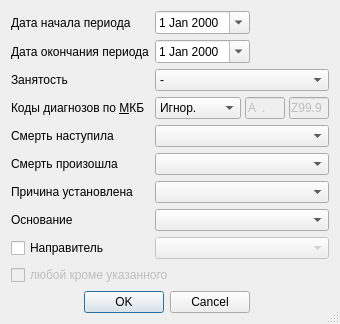
<?xml version="1.0" encoding="UTF-8"?>
<ui version="4.0">
 <class>DeathReportSetupDialog</class>
 <widget class="QDialog" name="DeathReportSetupDialog">
  <property name="windowModality">
   <enum>Qt::ApplicationModal</enum>
  </property>
  <property name="geometry">
   <rect>
    <x>0</x>
    <y>0</y>
    <width>320</width>
    <height>314</height>
   </rect>
  </property>
  <property name="windowTitle">
   <string>параметры отчёта</string>
  </property>
  <property name="sizeGripEnabled">
   <bool>true</bool>
  </property>
  <layout class="QGridLayout" name="gridLayout">
   <item row="0" column="0">
    <widget class="QLabel" name="lblBegDate">
     <property name="text">
      <string>Дата начала периода</string>
     </property>
     <property name="buddy">
      <cstring>edtBegDate</cstring>
     </property>
    </widget>
   </item>
   <item row="0" column="1">
    <widget class="CDateEdit" name="edtBegDate">
     <property name="calendarPopup">
      <bool>true</bool>
     </property>
    </widget>
   </item>
   <item row="0" column="2">
    <spacer>
     <property name="orientation">
      <enum>Qt::Horizontal</enum>
     </property>
     <property name="sizeHint" stdset="0">
      <size>
       <width>91</width>
       <height>20</height>
      </size>
     </property>
    </spacer>
   </item>
   <item row="1" column="0">
    <widget class="QLabel" name="lblEndDate">
     <property name="text">
      <string>Дата окончания периода</string>
     </property>
     <property name="buddy">
      <cstring>edtEndDate</cstring>
     </property>
    </widget>
   </item>
   <item row="1" column="1">
    <widget class="CDateEdit" name="edtEndDate">
     <property name="calendarPopup">
      <bool>true</bool>
     </property>
    </widget>
   </item>
   <item row="1" column="2">
    <spacer>
     <property name="orientation">
      <enum>Qt::Horizontal</enum>
     </property>
     <property name="sizeHint" stdset="0">
      <size>
       <width>91</width>
       <height>20</height>
      </size>
     </property>
    </spacer>
   </item>
   <item row="2" column="0">
    <widget class="QLabel" name="lblBusyness">
     <property name="text">
      <string>Занятость</string>
     </property>
     <property name="buddy">
      <cstring>cmbBusyness</cstring>
     </property>
    </widget>
   </item>
   <item row="3" column="0">
    <widget class="QLabel" name="lblMKB">
     <property name="text">
      <string>Коды диагнозов по &amp;МКБ</string>
     </property>
     <property name="buddy">
      <cstring>cmbMKBFilter</cstring>
     </property>
    </widget>
   </item>
   <item row="3" column="1" colspan="2">
    <widget class="QFrame" name="frmMKB">
     <property name="frameShape">
      <enum>QFrame::NoFrame</enum>
     </property>
     <property name="frameShadow">
      <enum>QFrame::Raised</enum>
     </property>
     <layout class="QGridLayout" name="_2">
      <property name="leftMargin">
       <number>0</number>
      </property>
      <property name="topMargin">
       <number>0</number>
      </property>
      <property name="rightMargin">
       <number>0</number>
      </property>
      <property name="bottomMargin">
       <number>0</number>
      </property>
      <property name="horizontalSpacing">
       <number>4</number>
      </property>
      <property name="verticalSpacing">
       <number>0</number>
      </property>
      <item row="0" column="0">
       <widget class="QComboBox" name="cmbMKBFilter">
        <item>
         <property name="text">
          <string>Игнор.</string>
         </property>
        </item>
        <item>
         <property name="text">
          <string>Интервал</string>
         </property>
        </item>
       </widget>
      </item>
      <item row="0" column="1">
       <widget class="CICDCodeEdit" name="edtMKBFrom">
        <property name="enabled">
         <bool>false</bool>
        </property>
        <property name="sizePolicy">
         <sizepolicy hsizetype="Fixed" vsizetype="Fixed">
          <horstretch>0</horstretch>
          <verstretch>0</verstretch>
         </sizepolicy>
        </property>
        <property name="maximumSize">
         <size>
          <width>40</width>
          <height>16777215</height>
         </size>
        </property>
        <property name="inputMask">
         <string>a00.00</string>
        </property>
        <property name="text">
         <string>A.</string>
        </property>
        <property name="maxLength">
         <number>6</number>
        </property>
       </widget>
      </item>
      <item row="0" column="2">
       <widget class="CICDCodeEdit" name="edtMKBTo">
        <property name="enabled">
         <bool>false</bool>
        </property>
        <property name="sizePolicy">
         <sizepolicy hsizetype="Fixed" vsizetype="Fixed">
          <horstretch>0</horstretch>
          <verstretch>0</verstretch>
         </sizepolicy>
        </property>
        <property name="maximumSize">
         <size>
          <width>40</width>
          <height>16777215</height>
         </size>
        </property>
        <property name="inputMask">
         <string>a00.00</string>
        </property>
        <property name="text">
         <string>Z99.9</string>
        </property>
        <property name="maxLength">
         <number>6</number>
        </property>
       </widget>
      </item>
      <item row="0" column="3">
       <spacer>
        <property name="orientation">
         <enum>Qt::Horizontal</enum>
        </property>
        <property name="sizeHint" stdset="0">
         <size>
          <width>40</width>
          <height>20</height>
         </size>
        </property>
       </spacer>
      </item>
     </layout>
    </widget>
   </item>
   <item row="4" column="0">
    <widget class="QLabel" name="lblPlace">
     <property name="text">
      <string>Смерть наступила </string>
     </property>
     <property name="buddy">
      <cstring>cmbPlace</cstring>
     </property>
    </widget>
   </item>
   <item row="5" column="0">
    <widget class="QLabel" name="lblCause">
     <property name="text">
      <string>Смерть произошла</string>
     </property>
     <property name="buddy">
      <cstring>cmbCause</cstring>
     </property>
    </widget>
   </item>
   <item row="6" column="0">
    <widget class="QLabel" name="lblFoundBy">
     <property name="text">
      <string>Причина установлена</string>
     </property>
     <property name="buddy">
      <cstring>cmbFoundBy</cstring>
     </property>
    </widget>
   </item>
   <item row="7" column="0">
    <widget class="QLabel" name="lblFoundation">
     <property name="text">
      <string>Основание</string>
     </property>
     <property name="buddy">
      <cstring>cmbFoundation</cstring>
     </property>
    </widget>
   </item>
   <item row="8" column="0">
    <widget class="QCheckBox" name="chkRelegateOrg">
     <property name="text">
      <string>Направитель</string>
     </property>
    </widget>
   </item>
   <item row="8" column="1" colspan="2">
    <widget class="COrgComboBoxEx" name="cmbRelegateOrg">
     <property name="enabled">
      <bool>false</bool>
     </property>
    </widget>
   </item>
   <item row="9" column="0" colspan="3">
    <widget class="QCheckBox" name="chkExcludeSelected">
     <property name="enabled">
      <bool>false</bool>
     </property>
     <property name="text">
      <string>любой кроме указанного</string>
     </property>
    </widget>
   </item>
   <item row="10" column="0" colspan="2">
    <spacer>
     <property name="orientation">
      <enum>Qt::Vertical</enum>
     </property>
     <property name="sizeHint" stdset="0">
      <size>
       <width>129</width>
       <height>21</height>
      </size>
     </property>
    </spacer>
   </item>
   <item row="11" column="0" colspan="2">
    <widget class="QDialogButtonBox" name="buttonBox">
     <property name="orientation">
      <enum>Qt::Horizontal</enum>
     </property>
     <property name="standardButtons">
      <set>QDialogButtonBox::Cancel|QDialogButtonBox::Ok</set>
     </property>
    </widget>
   </item>
   <item row="2" column="1" colspan="2">
    <widget class="QComboBox" name="cmbBusyness">
     <item>
      <property name="text">
       <string>-</string>
      </property>
     </item>
     <item>
      <property name="text">
       <string>указана</string>
      </property>
     </item>
     <item>
      <property name="text">
       <string>не указана</string>
      </property>
     </item>
    </widget>
   </item>
   <item row="4" column="1" colspan="2">
    <widget class="CRBComboBox" name="cmbPlace"/>
   </item>
   <item row="5" column="1" colspan="2">
    <widget class="CRBComboBox" name="cmbCause"/>
   </item>
   <item row="6" column="1" colspan="2">
    <widget class="CRBComboBox" name="cmbFoundBy"/>
   </item>
   <item row="7" column="1" colspan="2">
    <widget class="CRBComboBox" name="cmbFoundation"/>
   </item>
  </layout>
 </widget>
 <customwidgets>
  <customwidget>
   <class>CRBComboBox</class>
   <extends>QComboBox</extends>
   <header>library/crbcombobox.h</header>
  </customwidget>
  <customwidget>
   <class>CDateEdit</class>
   <extends>QDateEdit</extends>
   <header>library/DateEdit</header>
  </customwidget>
  <customwidget>
   <class>CICDCodeEdit</class>
   <extends>QLineEdit</extends>
   <header>library/ICDCodeEdit.h</header>
  </customwidget>
  <customwidget>
   <class>COrgComboBoxEx</class>
   <extends>QComboBox</extends>
   <header>Orgs/OrgComboBox.h</header>
  </customwidget>
 </customwidgets>
 <tabstops>
  <tabstop>edtBegDate</tabstop>
  <tabstop>edtEndDate</tabstop>
  <tabstop>cmbBusyness</tabstop>
  <tabstop>cmbMKBFilter</tabstop>
  <tabstop>edtMKBFrom</tabstop>
  <tabstop>edtMKBTo</tabstop>
  <tabstop>cmbPlace</tabstop>
  <tabstop>cmbCause</tabstop>
  <tabstop>cmbFoundBy</tabstop>
  <tabstop>cmbFoundation</tabstop>
  <tabstop>buttonBox</tabstop>
 </tabstops>
 <resources/>
 <connections>
  <connection>
   <sender>buttonBox</sender>
   <signal>accepted()</signal>
   <receiver>DeathReportSetupDialog</receiver>
   <slot>accept()</slot>
   <hints>
    <hint type="sourcelabel">
     <x>121</x>
     <y>138</y>
    </hint>
    <hint type="destinationlabel">
     <x>102</x>
     <y>90</y>
    </hint>
   </hints>
  </connection>
  <connection>
   <sender>buttonBox</sender>
   <signal>rejected()</signal>
   <receiver>DeathReportSetupDialog</receiver>
   <slot>reject()</slot>
   <hints>
    <hint type="sourcelabel">
     <x>234</x>
     <y>138</y>
    </hint>
    <hint type="destinationlabel">
     <x>236</x>
     <y>76</y>
    </hint>
   </hints>
  </connection>
 </connections>
</ui>
